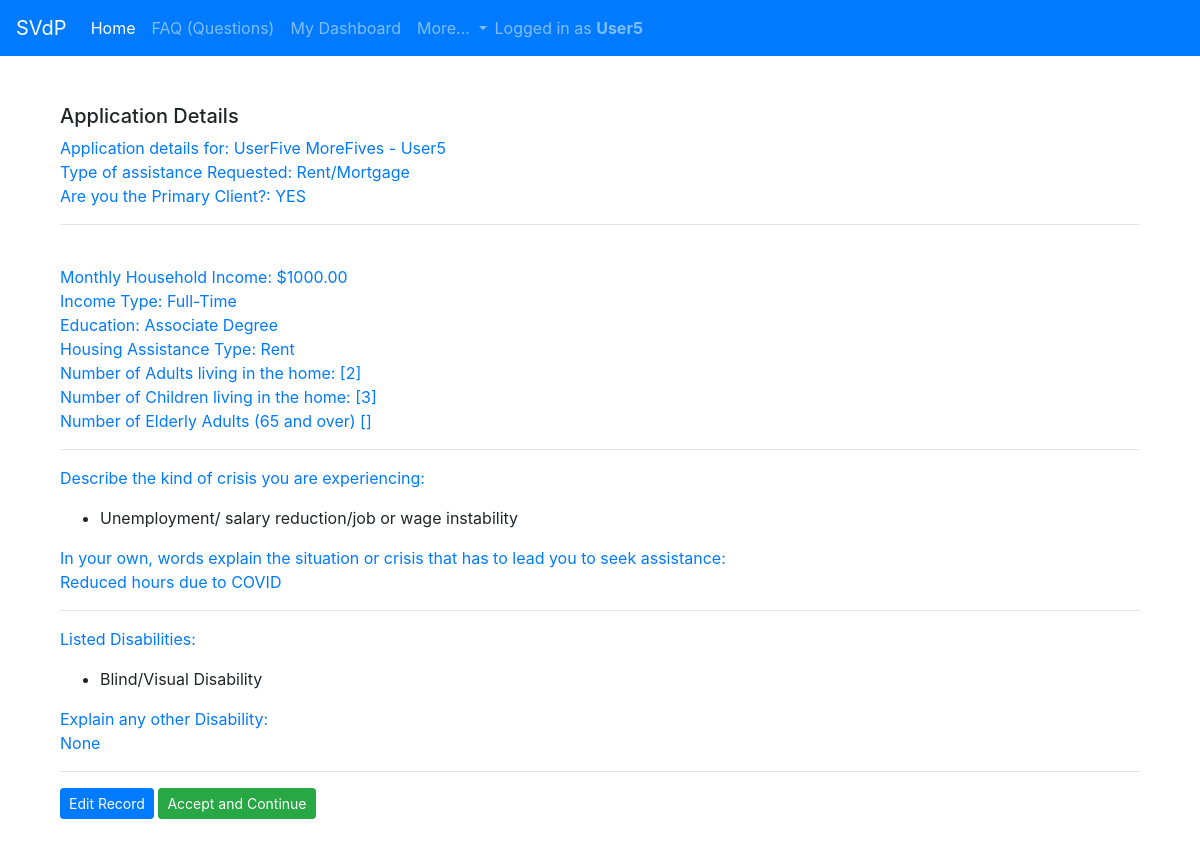
/hpapp_detail/10/ (signed in), run on the app's committed database.
### home/models.py (models this page shows, shortened)
class HPAPP(models.Model):
        EDUCATION_CHOICES = [('00-08 Grade','00-08 Grade'),('09-12 Non-Graduate','09-12 Non-Graduate'),('High school Diploma or GED','High school Diploma or GED'),('Some College/Trade School','Some College/Trade School'),('Associate Degree','Associate Degree'),('4 Year College Degree','4 Year College Degree'),('Masters Degree','Masters Degree'),('PhD','PhD')]
        HOUSING_TYPE = [('NONE','NONE'),('Rent','Rent'),('Mortgage','Mortgage')]
        INCOME_TYPE = [('Full-Time','Full-Time'),('Part-Time','Part-Time'),('2nd Job','2nd Job'),('3rd Job','3rd Job'),('TANF','TANF'),('SSI','SSI'),('Pension','Pension'),('Unemployment','Unemployment')]
        RACE = [('White','White'),('Black or African American','Black or African American'),('Hispanic or Latino','Hispanic or Latino'),('Asian or Asian American','Asian or Asian American'),('American Indian or Alaska Native','American Indian or Alaska Native'),('Native Hawaiian or other Pacific Islander','Native Hawaiian or other Pacific Islander'),('American Indian or Alaska Native AND White','American Indian or Alaska Native AND White'),('Asian AND White','Asian AND White'),('Black or African American AND White','Black or African American AND White'),('American Indian or Alaska Native AND Black or African American','American Indian or Alaska Native AND Black or African American'),('Other Multiracial','Other Multiracial')]
        ASSISTANCE_REQUESTED = [('Rent/Mortgage','Rent/Mortgage'),('Rent/Mortgage & Utilities','Rent/Mortgage & Utilities')]
        contact = models.ForeignKey(Contact, on_delete=models.CASCADE)
        username = models.ForeignKey(User, on_delete=models.CASCADE)
        SSN = models.CharField(max_length=200,blank=True)
        race = models.CharField(max_length=200, choices=RACE)
        highest_grade_level = models.CharField(max_length=200, choices=EDUCATION_CHOICES)
        disability_deaf = models.BooleanField()
        disability_mobility = models.BooleanField()
        disability_speech = models.BooleanField()
        disability_learning = models.BooleanField()
        disability_visual = models.BooleanField()
        disability_health = models.BooleanField()
        disability_housebound = models.BooleanField()
        disability_other = models.TextField(blank=True)
        date_applied = models.DateTimeField(auto_now_add=True)
        date_submitted = models.DateField(null=True, blank=True)
        updated = models.DateTimeField(auto_now=True)
        primary_client = models.BooleanField()
        assistance_type = models.CharField(max_length=200, choices=ASSISTANCE_REQUESTED)
        housing_type = models.CharField(max_length=200, choices=HOUSING_TYPE)
        adults_num = models.IntegerField()
        kids_num = models.IntegerField()
        elderly_num = models.IntegerField()
        income_type = models.CharField(max_length=200, choices=INCOME_TYPE)
        hh_income = models.DecimalField(max_digits=8, decimal_places=2)
        crisis_other = models.TextField()
        crisis_job_related = models.BooleanField()
        crisis_health_problems = models.BooleanField()
        crisis_expenses = models.BooleanField()

class Contact(models.Model):
    username = models.OneToOneField(User, on_delete=models.CASCADE, unique = True, null = True)
    first_name = models.CharField(max_length=200)
    middle_initial = models.CharField(max_length=10, blank=True)
    last_name = models.CharField(max_length=200)
    address1 = models.CharField(max_length=200)
    address2 = models.CharField(max_length=200, blank=True)
    city = models.CharField(max_length=200)
    state = models.CharField(max_length=200, default = 'AZ')
    zipcode = models.CharField(max_length=200)
    mobile_phone = models.CharField(max_length=200)
    home_phone = models.CharField(max_length=200, blank=True)
    email = models.CharField(max_length=200)
    DOB = models.DateField()
    veteran = models.BooleanField()
    def __str__(self):
        return f'{self.first_name} {self.last_name} - {self.username}'

### home/views.py (the view)
# urls.py: path('hpapp_detail/<pk>/', login_required(HPAPPDetail.as_view()), name='hpapp_detail'),
class HPAPPDetail(DetailView):
    model = HPAPP
    def get_queryset(self):
        owner = Contact.objects.get(username=self.request.user)
        return self.model.objects.filter(contact=owner) #return object owned by logged in User

### home/templates/home/hpapp_detail.html (shortened to what this page needs)
{% extends "base.html" %}
{% load static %}
{% block content %}
<div class="container">
        <br><br>
        <h5>Application Details</h5>
        <p class="text-primary">
            Application details for: {{ object.contact }}<br>
            Type of assistance Requested: {{ object.assistance_type }} <br>
            {% if object.primary_client %}
               Are you the Primary Client?: YES
            {% else %}
              Are you the Primary Client?: NO
            {% endif %}
        </p>
        <hr>
        <p class="text-primary">
        <br>Monthly Household Income: ${{ object.hh_income }}<br>
        Income Type: {{ object.income_type }}<br>
        Education: {{ object.highest_grade_level }}<br>
        Housing Assistance Type: {{ object.housing_type }}<br>
        Number of Adults living in the home: [{{ object.adults_num }}]<br>
        Number of Children living in the home: [{{ object.kids_num }}]<br>
        Number of Elderly Adults (65 and over) [{{ object.elderly }}]<br>
        </p>
        <hr>
        <p class="text-primary">
        Describe the kind of crisis you are experiencing:<br>
        <ul>
            {% if object.crisis_job_related %}
                <li>Unemployment/ salary reduction/job or wage instability</li>
            {% elif object.crisis_health_problems %}
                <li>Health problems</li>
            {% elif object.crisis_expenses %}
                <li>Unexpected expenses</li>
        {% endif %}
        </ul>
        </p>
        <p class="text-primary">
        In your own, words explain the situation or crisis that has to lead you to seek assistance:<br>
        {{ object.crisis_other }}
        </p>
        <hr>
        <p class="text-primary">
        Listed Disabilities:
        <ul>
            {% if object.disability_deaf %}
                <li>Deaf/Hearing impaired</li>
            {% elif object.disability_mobility %}
                <li>Mobility</li>
            {% elif object.disability_speech %}
                <li>Speech/Language
            {% elif object.disability_learning %}
                <li>Learning Disability</li>
            {% elif object.disability_visual %}
                <li>Blind/Visual Disability</li>
            {% elif object.disability_health %}
                <li>Chronic Health</li>
            {% elif object.disability_housebound %}
                <li>Housebound</li>
            {% endif %}
        </ul>
        </p>
        <p class="text-primary">
        Explain any other Disability:<br>
        {{ object.disability_other }}
        </p>
        <hr>
        <a class="btn btn-primary btn-sm"  href="/home/hpapp_update/{{ object.id }}">Edit Record</a>
        <a class="btn btn-success btn-sm"  href="/home/startapp/">Accept and Continue</a>
        <br><br>
</div>
{% endblock %}

### templates/base.html (shortened to what this page needs)
<!DOCTYPE html>
<html>
  <head>
    <link rel="stylesheet" href="https://stackpath.bootstrapcdn.com/bootstrap/4.5.2/css/bootstrap.min.css">
  </head>
  <body>
    <nav class="navbar navbar-expand-lg navbar-dark bg-primary">
      <a class="navbar-brand" href="#">SVdP</a>
      <div class="collapse navbar-collapse" id="navbarNavDropdown">
        <ul class="navbar-nav">
          <li class="nav-item active">
            <a class="nav-link" href="/home">Home <span class="sr-only">(current)</span></a>
          </li>
          <li class="nav-item">
            <a class="nav-link" href="/home/hpapp_faq">FAQ (Questions)</a>
          </li>
          {% if user.is_authenticated %}
              <li class="nav-item">
                <a class="nav-link" href="{% url 'home:dashboard' %}">My Dashboard</a>
              </li>
          {% endif %}
          <li class="nav-item dropdown">
            <a class="nav-link dropdown-toggle" href="#" id="navbarDropdownMenuLink" role="button" data-toggle="dropdown" aria-haspopup="true" aria-expanded="false">
              More...
            </a>
          </li>
        </ul>
        {% if user.is_authenticated %}
        <span class="navbar-text">
          Logged in as <b>{{ user.username }}</b>
        </span>
        {% endif %}
      </div>
    </nav>
    {% block body %}
    <div class="container">
      {% block content %}
      {% endblock %}
      {% endblock %}
   </div>
  </body>
</html>

### data on the page
HPAPP: contact "UserFive MoreFives - User5", assistance_type "Rent/Mortgage", hh_income "1000.00", income_type "Full-Time", highest_grade_level "Associate Degree", housing_type "Rent", adults_num "2", kids_num "3", crisis_other "Reduced hours due to COVID", disability_other "None"

### other printed values
{{ user.username }} "User5"
